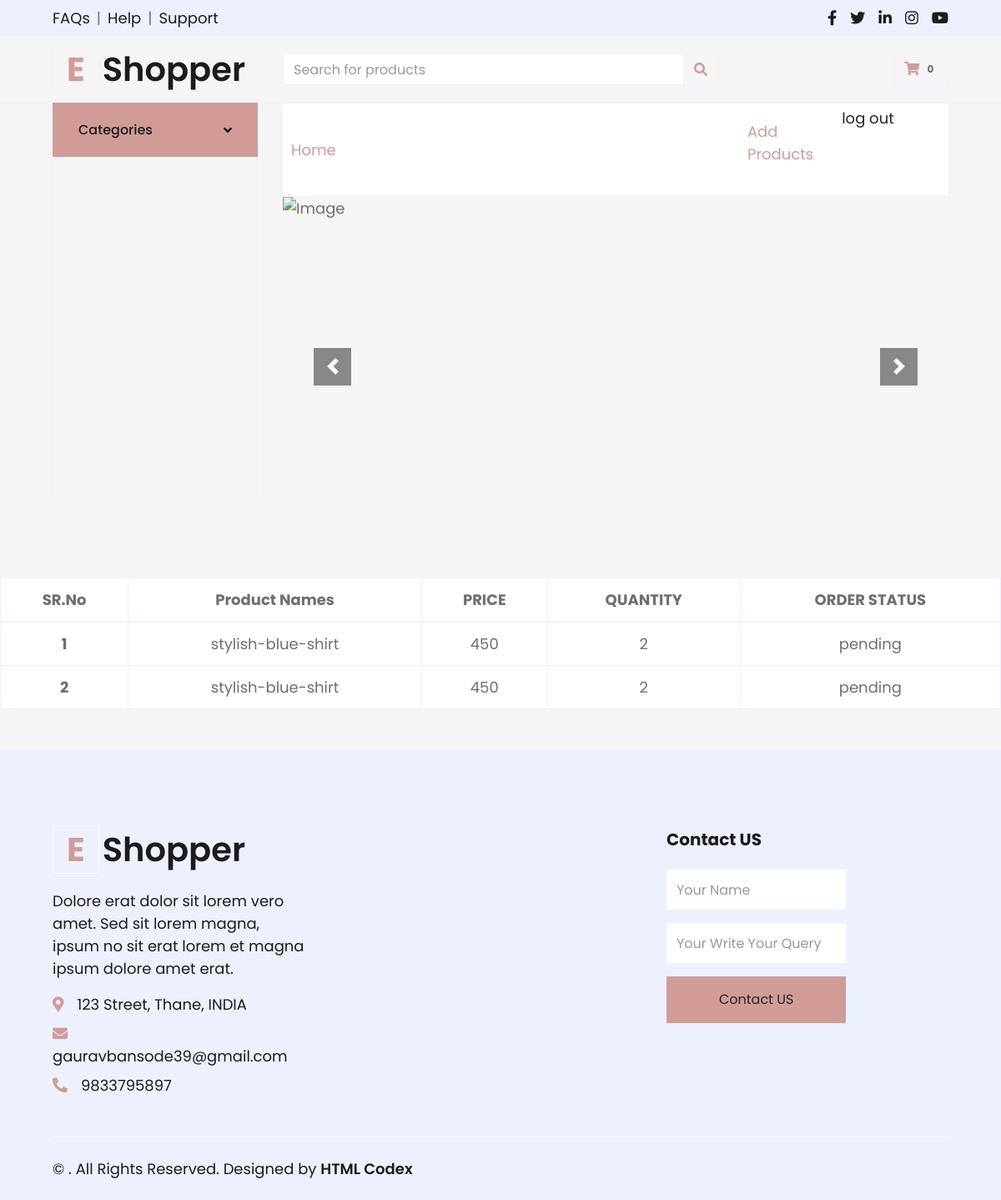
Screenshot of /orders/ (signed in) with the database file from the repository.
### ecom_app/models.py (models this page shows)
class orders_data(models.Model):
    user=models.ForeignKey(User,on_delete=models.CASCADE)
    product=models.ForeignKey(products,on_delete=models.CASCADE)
    quntity=models.PositiveIntegerField()
    Address=models.TextField()
    status=models.CharField(max_length=100,choices=Status_choice,default='pending')
    total_amount=models.IntegerField()
    fname=models.CharField(max_length=100,default=0)
    mobile_no=models.CharField(max_length=100,default=0)
    email=models.EmailField(max_length=100,default=0)

class products(models.Model):
    cat=models.ForeignKey(category,on_delete=models.CASCADE)
    name=models.CharField(max_length=50)
    description=models.TextField(max_length=2000)
    prize=models.IntegerField()
    images=models.ImageField(upload_to='images/')

### ecom_app/views.py (the view)
# urls.py: path('orders/',views.order,name='orders'),
def order(request):
    order=orders_data.objects.filter(user=request.user)
    return render(request,'orders.html',{'order':order})

### templates/orders.html (shortened to what this page needs)
{% extends "base.html" %}
{% block body %}
<table class="table table-bordered">
    <thead>
        <tr>
            <th scope="col">SR.No</th>
            <th scope="col">Product Names</th>
            <th scope="col">PRICE</th>
            <th scope="col">QUANTITY</th>
            <th scope="col">ORDER STATUS</th>
        </tr>
    </thead>
    <tbody>
        {% for i in order %}
        <tr>
            <th scope="row">{{forloop.counter}}</th>
            <td>{{i.product.name}}</td>
            <td>{{i.product.prize}}</td>
            <td>{{i.quntity}}</td>
            <td>{{i.status}}</td>
        </tr>
        {% endfor %}
    </tbody>
</table>
{% endblock body %}

### templates/base.html (style rules this page uses)
body { font-size:large; background-color:whitesmoke; }

### templates/orders.html (style rules this page uses)
th, tr, td, thead, table { text-align: center; background-color: white; border-color: black; }

### rows the page displays
orders_data: product.name "stylish-blue-shirt", product.prize "450", quntity "2", status "pending"
orders_data: product.name "stylish-blue-shirt", product.prize "450", quntity "2", status "pending"
